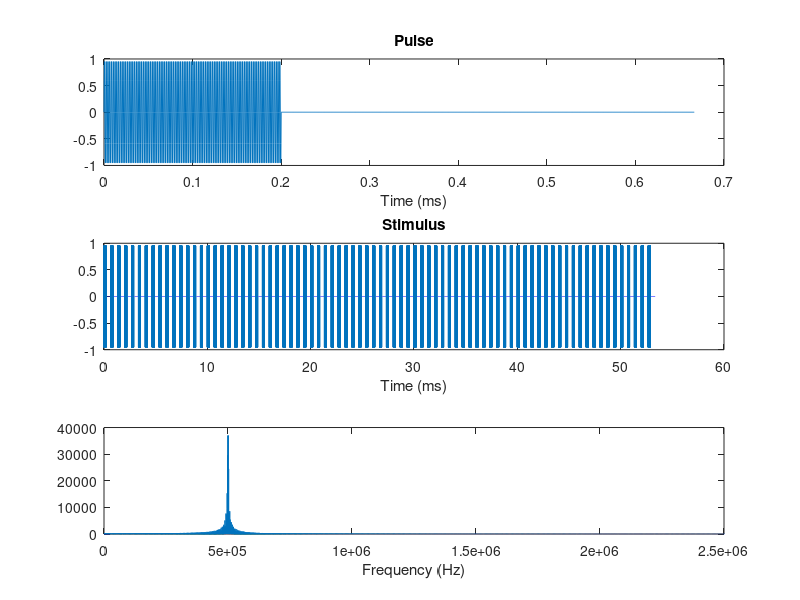

This figure's MATLAB source:
clear all; close all; clc

fs=5e6; % sampling rate
fc=0.5e6; % carrier frequency
prf=1.5e3;  % pulse-repetition-frequency
cpp=100; % number of cycles per pulse
nPulses=80; 

nSamplesPerPulse=round(fs/prf);
nSamplesPerCycle=round(fs/fc);
pulse=zeros(nSamplesPerPulse,1);
pulse(1:cpp*nSamplesPerCycle)=sin(2*pi*fc/fs*[0:cpp*nSamplesPerCycle-1]);
timep=(0:length(pulse)-1)/fs*1000;
stimulus=repmat(pulse,nPulses,1);
time=(0:length(stimulus)-1)/fs*1000;

%
nfft=2^nextpow2(nSamplesPerPulse*nPulses);
freqs=(0:nfft-1)/nfft*fs;
S=fft(stimulus,nfft);



figure; 
subplot(311); plot(timep,pulse); xlabel('Time (ms)'); title('Pulse');
subplot(312); plot(time,stimulus); xlabel('Time (ms)'); title('Stimulus');
subplot(313); plot(freqs,abs(S)); xlim([0 fs/2]); xlabel('Frequency (Hz)');


